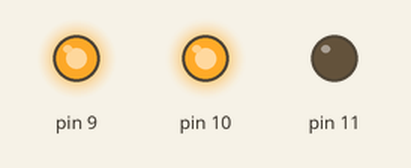
Recording of a sketch running on a simulated Arduino Uno, built with avr-gcc and run on an emulated ATmega328P. On the bench: output pins drawn as LEDs (lit = HIGH).

Above: at 0.05 s.
At 3.05 s:
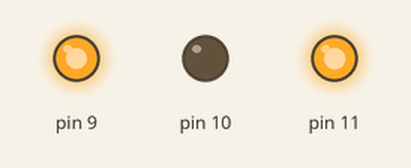
At 5.95 s:
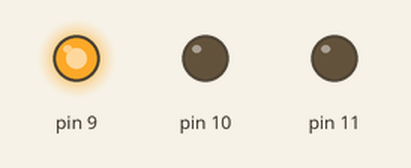
Timing chart, 0 to 6.9 s (numbered marks = the images above):
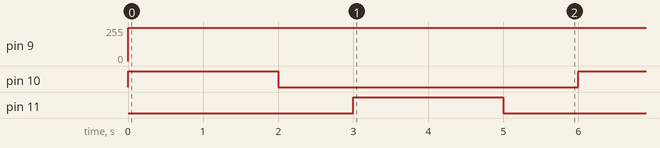

The sketch:

MADA-A.ino
```cpp
void setup() {
pinMode (9,OUTPUT);
pinMode (10,OUTPUT);
pinMode (11,OUTPUT);
}

void loop() {
analogWrite(9,250);
digitalWrite(10,HIGH);
digitalWrite(11,LOW);
delay(2000);
digitalWrite(10,LOW);
digitalWrite(11,LOW);
delay(1000);
digitalWrite(10,LOW);
digitalWrite(11,HIGH);
delay(2000);
digitalWrite(10,LOW);
digitalWrite(11,LOW);
delay(1000);

}
```

Measured:
- by itself, pin 9: 0/255 → 250/255 at 0.00 s
- by itself, pin 10, pin 11: alternates HIGH for 2.0 s and LOW for 4.0 s
